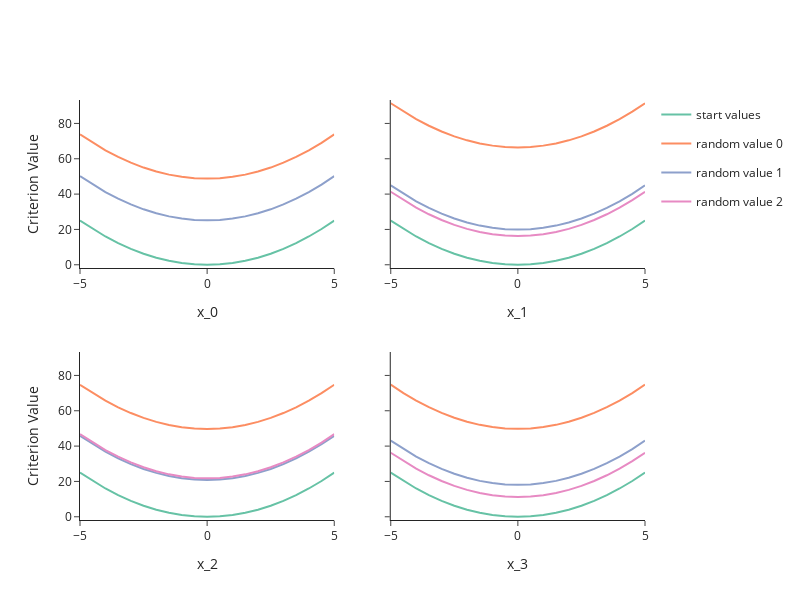

This figure's notebook cell:
### Code cell
fig = fig.update_layout(height=600, width=800)

fig.show(renderer="png")

### Figure 1 — Plotly figure (JSON) as saved in the notebook; plotly's stock layout.template omitted (floating-point values rounded to 4 significant figures)
{"data": [{"hovertemplate": "value_identifier=start values<br>Parameter Value=%{x}<br>Criterion Value=%{y}<extra></extra>", "legendgroup": "start values", "line": {"color": "rgb(102,194,165)", "dash": "solid"}, "marker": {"symbol": "circle"}, "mode": "lines", "name": "start values", "orientation": "v", "showlegend": true, "type": "scatter", "x": [-5, -4.5, -4, -3.5, -3, -2.5, -2, -1.5, -1, -0.5, 0, 0.5, 1, 1.5, 2, 2.5, 3, 3.5, 4, 4.5, 5], "xaxis": "x", "y": [25, 20.25, 16, 12.25, 9, 6.25, 4, 2.25, 1, 0.25, 0, 0.25, 1, 2.25, 4, 6.25, 9, 12.25, 16, 20.25, 25], "yaxis": "y"}, {"hovertemplate": "value_identifier=random value 0<br>Parameter Value=%{x}<br>Criterion Value=%{y}<extra></extra>", "legendgroup": "random value 0", "line": {"color": "rgb(252,141,98)", "dash": "solid"}, "marker": {"symbol": "circle"}, "mode": "lines", "name": "random value 0", "orientation": "v", "showlegend": true, "type": "scatter", "x": [-5, -4.5, -4, -3.5, -3, -2.5, -2, -1.5, -1, -0.5, 0, 0.5, 1, 1.5, 2, 2.5, 3, 3.5, 4, 4.5, 5], "xaxis": "x", "y": [73.77, 69.02, 64.77, 61.02, 57.77, 55.02, 52.77, 51.02, 49.77, 49.02, 48.77, 49.02, 49.77, 51.02, 52.77, 55.02, 57.77, 61.02, 64.77, 69.02, 73.77], "yaxis": "y"}, {"hovertemplate": "value_identifier=random value 1<br>Parameter Value=%{x}<br>Criterion Value=%{y}<extra></extra>", "legendgroup": "random value 1", "line": {"color": "rgb(141,160,203)", "dash": "solid"}, "marker": {"symbol": "circle"}, "mode": "lines", "name": "random value 1", "orientation": "v", "showlegend": true, "type": "scatter", "x": [-5, -4.5, -4, -3.5, -3, -2.5, -2, -1.5, -1, -0.5, 0, 0.5, 1, 1.5, 2, 2.5, 3, 3.5, 4, 4.5, 5], "xaxis": "x", "y": [50.14, 45.39, 41.14, 37.39, 34.14, 31.39, 29.14, 27.39, 26.14, 25.39, 25.14, 25.39, 26.14, 27.39, 29.14, 31.39, 34.14, 37.39, 41.14, 45.39, 50.14], "yaxis": "y"}, {"hovertemplate": "value_identifier=start values<br>Parameter Value=%{x}<br>Criterion Value=%{y}<extra></extra>", "legendgroup": "start values", "line": {"color": "rgb(102,194,165)", "dash": "solid"}, "marker": {"symbol": "circle"}, "mode": "lines", "name": "start values", "orientation": "v", "showlegend": false, "type": "scatter", "x": [-5, -4.5, -4, -3.5, -3, -2.5, -2, -1.5, -1, -0.5, 0, 0.5, 1, 1.5, 2, 2.5, 3, 3.5, 4, 4.5, 5], "xaxis": "x2", "y": [25, 20.25, 16, 12.25, 9, 6.25, 4, 2.25, 1, 0.25, 0, 0.25, 1, 2.25, 4, 6.25, 9, 12.25, 16, 20.25, 25], "yaxis": "y2"}, {"hovertemplate": "value_identifier=random value 0<br>Parameter Value=%{x}<br>Criterion Value=%{y}<extra></extra>", "legendgroup": "random value 0", "line": {"color": "rgb(252,141,98)", "dash": "solid"}, "marker": {"symbol": "circle"}, "mode": "lines", "name": "random value 0", "orientation": "v", "showlegend": false, "type": "scatter", "x": [-5, -4.5, -4, -3.5, -3, -2.5, -2, -1.5, -1, -0.5, 0, 0.5, 1, 1.5, 2, 2.5, 3, 3.5, 4, 4.5, 5], "xaxis": "x2", "y": [91.43, 86.68, 82.43, 78.68, 75.43, 72.68, 70.43, 68.68, 67.43, 66.68, 66.43, 66.68, 67.43, 68.68, 70.43, 72.68, 75.43, 78.68, 82.43, 86.68, 91.43], "yaxis": "y2"}, {"hovertemplate": "value_identifier=random value 1<br>Parameter Value=%{x}<br>Criterion Value=%{y}<extra></extra>", "legendgroup": "random value 1", "line": {"color": "rgb(141,160,203)", "dash": "solid"}, "marker": {"symbol": "circle"}, "mode": "lines", "name": "random value 1", "orientation": "v", "showlegend": false, "type": "scatter", "x": [-5, -4.5, -4, -3.5, -3, -2.5, -2, -1.5, -1, -0.5, 0, 0.5, 1, 1.5, 2, 2.5, 3, 3.5, 4, 4.5, 5], "xaxis": "x2", "y": [44.91, 40.16, 35.91, 32.16, 28.91, 26.16, 23.91, 22.16, 20.91, 20.16, 19.91, 20.16, 20.91, 22.16, 23.91, 26.16, 28.91, 32.16, 35.91, 40.16, 44.91], "yaxis": "y2"}, {"hovertemplate": "value_identifier=random value 2<br>Parameter Value=%{x}<br>Criterion Value=%{y}<extra></extra>", "legendgroup": "random value 2", "line": {"color": "rgb(231,138,195)", "dash": "solid"}, "marker": {"symbol": "circle"}, "mode": "lines", "name": "random value 2", "orientation": "v", "showlegend": true, "type": "scatter", "x": [-5, -4.5, -4, -3.5, -3, -2.5, -2, -1.5, -1, -0.5, 0, 0.5, 1, 1.5, 2, 2.5, 3, 3.5, 4, 4.5, 5], "xaxis": "x2", "y": [41.32, 36.57, 32.32, 28.57, 25.32, 22.57, 20.32, 18.57, 17.32, 16.57, 16.32, 16.57, 17.32, 18.57, 20.32, 22.57, 25.32, 28.57, 32.32, 36.57, 41.32], "yaxis": "y2"}, {"hovertemplate": "value_identifier=start values<br>Parameter Value=%{x}<br>Criterion Value=%{y}<extra></extra>", "legendgroup": "start values", "line": {"color": "rgb(102,194,165)", "dash": "solid"}, "marker": {"symbol": "circle"}, "mode": "lines", "name": "start values", "orientation": "v", "showlegend": false, "type": "scatter", "x": [-5, -4.5, -4, -3.5, -3, -2.5, -2, -1.5, -1, -0.5, 0, 0.5, 1, 1.5, 2, 2.5, 3, 3.5, 4, 4.5, 5], "xaxis": "x3", "y": [25, 20.25, 16, 12.25, 9, 6.25, 4, 2.25, 1, 0.25, 0, 0.25, 1, 2.25, 4, 6.25, 9, 12.25, 16, 20.25, 25], "yaxis": "y3"}, {"hovertemplate": "value_identifier=random value 0<br>Parameter Value=%{x}<br>Criterion Value=%{y}<extra></extra>", "legendgroup": "random value 0", "line": {"color": "rgb(252,141,98)", "dash": "solid"}, "marker": {"symbol": "circle"}, "mode": "lines", "name": "random value 0", "orientation": "v", "showlegend": false, "type": "scatter", "x": [-5, -4.5, -4, -3.5, -3, -2.5, -2, -1.5, -1, -0.5, 0, 0.5, 1, 1.5, 2, 2.5, 3, 3.5, 4, 4.5, 5], "xaxis": "x3", "y": [74.71, 69.96, 65.71, 61.96, 58.71, 55.96, 53.71, 51.96, 50.71, 49.96, 49.71, 49.96, 50.71, 51.96, 53.71, 55.96, 58.71, 61.96, 65.71, 69.96, 74.71], "yaxis": "y3"}, {"hovertemplate": "value_identifier=random value 1<br>Parameter Value=%{x}<br>Criterion Value=%{y}<extra></extra>", "legendgroup": "random value 1", "line": {"color": "rgb(141,160,203)", "dash": "solid"}, "marker": {"symbol": "circle"}, "mode": "lines", "name": "random value 1", "orientation": "v", "showlegend": false, "type": "scatter", "x": [-5, -4.5, -4, -3.5, -3, -2.5, -2, -1.5, -1, -0.5, 0, 0.5, 1, 1.5, 2, 2.5, 3, 3.5, 4, 4.5, 5], "xaxis": "x3", "y": [45.83, 41.08, 36.83, 33.08, 29.83, 27.08, 24.83, 23.08, 21.83, 21.08, 20.83, 21.08, 21.83, 23.08, 24.83, 27.08, 29.83, 33.08, 36.83, 41.08, 45.83], "yaxis": "y3"}, {"hovertemplate": "value_identifier=random value 2<br>Parameter Value=%{x}<br>Criterion Value=%{y}<extra></extra>", "legendgroup": "random value 2", "line": {"color": "rgb(231,138,195)", "dash": "solid"}, "marker": {"symbol": "circle"}, "mode": "lines", "name": "random value 2", "orientation": "v", "showlegend": false, "type": "scatter", "x": [-5, -4.5, -4, -3.5, -3, -2.5, -2, -1.5, -1, -0.5, 0, 0.5, 1, 1.5, 2, 2.5, 3, 3.5, 4, 4.5, 5], "xaxis": "x3", "y": [46.76, 42.01, 37.76, 34.01, 30.76, 28.01, 25.76, 24.01, 22.76, 22.01, 21.76, 22.01, 22.76, 24.01, 25.76, 28.01, 30.76, 34.01, 37.76, 42.01, 46.76], "yaxis": "y3"}, {"hovertemplate": "value_identifier=start values<br>Parameter Value=%{x}<br>Criterion Value=%{y}<extra></extra>", "legendgroup": "start values", "line": {"color": "rgb(102,194,165)", "dash": "solid"}, "marker": {"symbol": "circle"}, "mode": "lines", "name": "start values", "orientation": "v", "showlegend": false, "type": "scatter", "x": [-5, -4.5, -4, -3.5, -3, -2.5, -2, -1.5, -1, -0.5, 0, 0.5, 1, 1.5, 2, 2.5, 3, 3.5, 4, 4.5, 5], "xaxis": "x4", "y": [25, 20.25, 16, 12.25, 9, 6.25, 4, 2.25, 1, 0.25, 0, 0.25, 1, 2.25, 4, 6.25, 9, 12.25, 16, 20.25, 25], "yaxis": "y4"}, {"hovertemplate": "value_identifier=random value 0<br>Parameter Value=%{x}<br>Criterion Value=%{y}<extra></extra>", "legendgroup": "random value 0", "line": {"color": "rgb(252,141,98)", "dash": "solid"}, "marker": {"symbol": "circle"}, "mode": "lines", "name": "random value 0", "orientation": "v", "showlegend": false, "type": "scatter", "x": [-5, -4.5, -4, -3.5, -3, -2.5, -2, -1.5, -1, -0.5, 0, 0.5, 1, 1.5, 2, 2.5, 3, 3.5, 4, 4.5, 5], "xaxis": "x4", "y": [74.77, 70.02, 65.77, 62.02, 58.77, 56.02, 53.77, 52.02, 50.77, 50.02, 49.77, 50.02, 50.77, 52.02, 53.77, 56.02, 58.77, 62.02, 65.77, 70.02, 74.77], "yaxis": "y4"}, {"hovertemplate": "value_identifier=random value 1<br>Parameter Value=%{x}<br>Criterion Value=%{y}<extra></extra>", "legendgroup": "random value 1", "line": {"color": "rgb(141,160,203)", "dash": "solid"}, "marker": {"symbol": "circle"}, "mode": "lines", "name": "random value 1", "orientation": "v", "showlegend": false, "type": "scatter", "x": [-5, -4.5, -4, -3.5, -3, -2.5, -2, -1.5, -1, -0.5, 0, 0.5, 1, 1.5, 2, 2.5, 3, 3.5, 4, 4.5, 5], "xaxis": "x4", "y": [43.07, 38.32, 34.07, 30.32, 27.07, 24.32, 22.07, 20.32, 19.07, 18.32, 18.07, 18.32, 19.07, 20.32, 22.07, 24.32, 27.07, 30.32, 34.07, 38.32, 43.07], "yaxis": "y4"}, {"hovertemplate": "value_identifier=random value 2<br>Parameter Value=%{x}<br>Criterion Value=%{y}<extra></extra>", "legendgroup": "random value 2", "line": {"color": "rgb(231,138,195)", "dash": "solid"}, "marker": {"symbol": "circle"}, "mode": "lines", "name": "random value 2", "orientation": "v", "showlegend": false, "type": "scatter", "x": [-5, -4.5, -4, -3.5, -3, -2.5, -2, -1.5, -1, -0.5, 0, 0.5, 1, 1.5, 2, 2.5, 3, 3.5, 4, 4.5, 5], "xaxis": "x4", "y": [36.23, 31.48, 27.23, 23.48, 20.23, 17.48, 15.23, 13.48, 12.23, 11.48, 11.23, 11.48, 12.23, 13.48, 15.23, 17.48, 20.23, 23.48, 27.23, 31.48, 36.23], "yaxis": "y4"}], "layout": {"height": 600, "showlegend": true, "width": 800, "xaxis": {"anchor": "y", "domain": [0, 0.45], "showgrid": false, "title": {"text": "x_0"}}, "xaxis2": {"anchor": "y2", "domain": [0.55, 1], "title": {"text": "x_1"}}, "xaxis3": {"anchor": "y3", "domain": [0, 0.45], "title": {"text": "x_2"}}, "xaxis4": {"anchor": "y4", "domain": [0.55, 1], "title": {"text": "x_3"}}, "yaxis": {"anchor": "x", "domain": [0.6, 1], "range": [-1.829, 93.26], "showgrid": false, "title": {"text": "Criterion Value"}}, "yaxis2": {"anchor": "x2", "domain": [0.6, 1], "matches": "y", "range": [-1.829, 93.26], "showticklabels": false}, "yaxis3": {"anchor": "x3", "domain": [0, 0.4], "range": [-1.829, 93.26], "title": {"text": "Criterion Value"}}, "yaxis4": {"anchor": "x4", "domain": [0, 0.4], "matches": "y3", "range": [-1.829, 93.26], "showticklabels": false}}}
